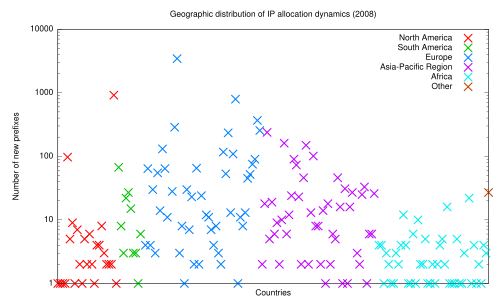

Source code (gnuplot):
set terminal pdf
#set terminal windows
#set xdata time
#set timefmt "%Y-%m-%d"
#set format x ""
set logscale y
#set key left
set xlabel 'Countries'
set ylabel 'Number of new prefixes'
set title 'Geographic distribution of IP allocation dynamics (2008)'

unset xtics
plot \
	'< grep "North America" ipv4datapercountrywithregions2008.csv'	using 1:($5-$6) title 'North America'			ps 2 lw 3 pt 2, \
	'< grep "South America" ipv4datapercountrywithregions2008.csv'	using 1:($5-$6) title 'South America'			ps 2 lw 3 pt 2, \
	'< grep "Europe" ipv4datapercountrywithregions2008.csv'			using 1:($5-$6) title 'Europe'				ps 2 lw 3 pt 2, \
	'< grep "Asia" ipv4datapercountrywithregions2008.csv'				using 1:($5-$6) title 'Asia-Pacific Region'	ps 2 lw 3 pt 2, \
	'< grep "Africa" ipv4datapercountrywithregions2008.csv'			using 1:($5-$6) title 'Africa'				ps 2 lw 3 pt 2, \
	'< grep "Other" ipv4datapercountrywithregions2008.csv'			using 1:($5-$6) title 'Other'					ps 2 lw 3 pt 2
